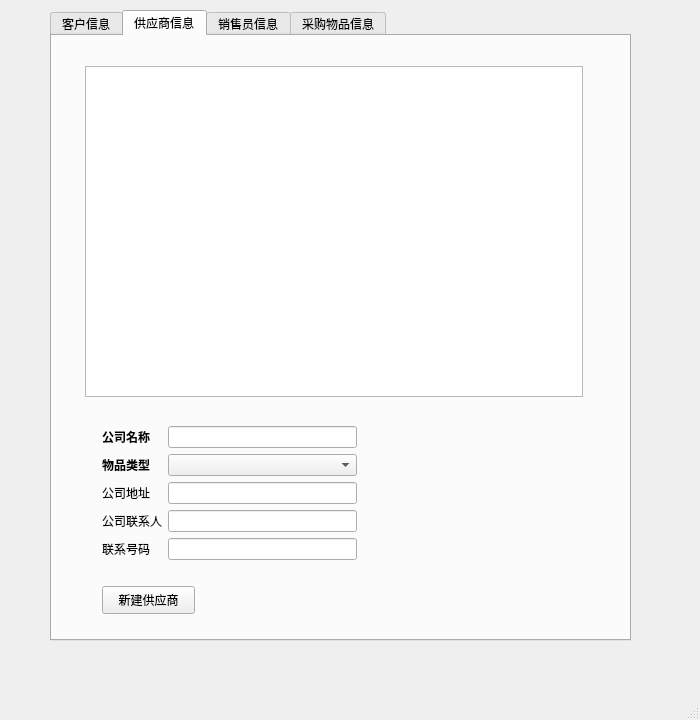
<?xml version="1.0" encoding="UTF-8"?>
<ui version="4.0">
 <class>MainWindow</class>
 <widget class="QMainWindow" name="MainWindow">
  <property name="geometry">
   <rect>
    <x>0</x>
    <y>0</y>
    <width>700</width>
    <height>720</height>
   </rect>
  </property>
  <property name="windowTitle">
   <string>基本信息</string>
  </property>
  <widget class="QWidget" name="centralwidget">
   <widget class="QTabWidget" name="tabWidget">
    <property name="geometry">
     <rect>
      <x>50</x>
      <y>10</y>
      <width>581</width>
      <height>631</height>
     </rect>
    </property>
    <property name="currentIndex">
     <number>1</number>
    </property>
    <widget class="QWidget" name="tab">
     <attribute name="title">
      <string>客户信息</string>
     </attribute>
     <widget class="QPushButton" name="addCustomerButton">
      <property name="geometry">
       <rect>
        <x>40</x>
        <y>540</y>
        <width>93</width>
        <height>28</height>
       </rect>
      </property>
      <property name="text">
       <string>新建客户</string>
      </property>
     </widget>
     <widget class="QWidget" name="layoutWidget">
      <property name="geometry">
       <rect>
        <x>40</x>
        <y>330</y>
        <width>255</width>
        <height>172</height>
       </rect>
      </property>
      <layout class="QFormLayout" name="formLayout">
       <property name="topMargin">
        <number>10</number>
       </property>
       <item row="0" column="0">
        <widget class="QLabel" name="Label">
         <property name="font">
          <font>
           <weight>75</weight>
           <bold>true</bold>
          </font>
         </property>
         <property name="text">
          <string>公司名称</string>
         </property>
        </widget>
       </item>
       <item row="0" column="1">
        <widget class="QLineEdit" name="companyLineEdit"/>
       </item>
       <item row="1" column="0">
        <widget class="QLabel" name="Label_7">
         <property name="text">
          <string>行业</string>
         </property>
        </widget>
       </item>
       <item row="1" column="1">
        <widget class="QLineEdit" name="industryLineEdit"/>
       </item>
       <item row="2" column="0">
        <widget class="QLabel" name="Label_8">
         <property name="text">
          <string>地区</string>
         </property>
        </widget>
       </item>
       <item row="2" column="1">
        <widget class="QLineEdit" name="directionLineEdit"/>
       </item>
       <item row="3" column="0">
        <widget class="QLabel" name="Label_2">
         <property name="text">
          <string>详细地址</string>
         </property>
        </widget>
       </item>
       <item row="3" column="1">
        <widget class="QLineEdit" name="addressLineEdit"/>
       </item>
       <item row="4" column="0">
        <widget class="QLabel" name="Label_3">
         <property name="text">
          <string>公司联系人</string>
         </property>
        </widget>
       </item>
       <item row="4" column="1">
        <widget class="QLineEdit" name="linkmanLineEdit"/>
       </item>
       <item row="5" column="0">
        <widget class="QLabel" name="Label_4">
         <property name="text">
          <string>联系方式</string>
         </property>
        </widget>
       </item>
       <item row="5" column="1">
        <widget class="QLineEdit" name="phoneLineEdit"/>
       </item>
      </layout>
     </widget>
     <widget class="QWidget" name="layoutWidget">
      <property name="geometry">
       <rect>
        <x>10</x>
        <y>20</y>
        <width>461</width>
        <height>291</height>
       </rect>
      </property>
      <layout class="QHBoxLayout" name="horizontalLayout">
       <property name="leftMargin">
        <number>10</number>
       </property>
       <property name="topMargin">
        <number>10</number>
       </property>
       <item>
        <widget class="QLabel" name="label">
         <property name="text">
          <string/>
         </property>
        </widget>
       </item>
       <item>
        <widget class="QTableView" name="customerTableView">
         <attribute name="horizontalHeaderCascadingSectionResizes">
          <bool>true</bool>
         </attribute>
         <attribute name="horizontalHeaderShowSortIndicator" stdset="0">
          <bool>true</bool>
         </attribute>
         <attribute name="horizontalHeaderStretchLastSection">
          <bool>true</bool>
         </attribute>
         <attribute name="verticalHeaderVisible">
          <bool>false</bool>
         </attribute>
        </widget>
       </item>
      </layout>
     </widget>
    </widget>
    <widget class="QWidget" name="tab_2">
     <attribute name="title">
      <string>供应商信息</string>
     </attribute>
     <widget class="QPushButton" name="addSupplyButton">
      <property name="geometry">
       <rect>
        <x>50</x>
        <y>550</y>
        <width>93</width>
        <height>28</height>
       </rect>
      </property>
      <property name="text">
       <string>新建供应商</string>
      </property>
     </widget>
     <widget class="QWidget" name="layoutWidget">
      <property name="geometry">
       <rect>
        <x>50</x>
        <y>390</y>
        <width>255</width>
        <height>135</height>
       </rect>
      </property>
      <layout class="QFormLayout" name="formLayout_2">
       <item row="0" column="0">
        <widget class="QLabel" name="Label_5">
         <property name="font">
          <font>
           <weight>75</weight>
           <bold>true</bold>
          </font>
         </property>
         <property name="text">
          <string>公司名称</string>
         </property>
        </widget>
       </item>
       <item row="0" column="1">
        <widget class="QLineEdit" name="supplyLineEdit"/>
       </item>
       <item row="2" column="0">
        <widget class="QLabel" name="Label_9">
         <property name="text">
          <string>公司地址</string>
         </property>
        </widget>
       </item>
       <item row="2" column="1">
        <widget class="QLineEdit" name="supplyAddrLineEdit"/>
       </item>
       <item row="3" column="0">
        <widget class="QLabel" name="Label_10">
         <property name="text">
          <string>公司联系人</string>
         </property>
        </widget>
       </item>
       <item row="3" column="1">
        <widget class="QLineEdit" name="supplyLinkmanLineEdit"/>
       </item>
       <item row="4" column="0">
        <widget class="QLabel" name="Label_6">
         <property name="text">
          <string>联系号码</string>
         </property>
        </widget>
       </item>
       <item row="4" column="1">
        <widget class="QLineEdit" name="supplyPhoneLineEdit"/>
       </item>
       <item row="1" column="0">
        <widget class="QLabel" name="supplyTypeLabel">
         <property name="font">
          <font>
           <weight>75</weight>
           <bold>true</bold>
          </font>
         </property>
         <property name="text">
          <string>物品类型</string>
         </property>
        </widget>
       </item>
       <item row="1" column="1">
        <widget class="MultiComboBox" name="itemComboBox"/>
       </item>
      </layout>
     </widget>
     <widget class="QWidget" name="layoutWidget">
      <property name="geometry">
       <rect>
        <x>10</x>
        <y>20</y>
        <width>521</width>
        <height>341</height>
       </rect>
      </property>
      <layout class="QHBoxLayout" name="horizontalLayout_2">
       <property name="leftMargin">
        <number>10</number>
       </property>
       <property name="topMargin">
        <number>10</number>
       </property>
       <item>
        <widget class="QLabel" name="label_2">
         <property name="text">
          <string/>
         </property>
        </widget>
       </item>
       <item>
        <widget class="QTableView" name="supplyTableView">
         <attribute name="horizontalHeaderCascadingSectionResizes">
          <bool>true</bool>
         </attribute>
         <attribute name="horizontalHeaderShowSortIndicator" stdset="0">
          <bool>true</bool>
         </attribute>
         <attribute name="horizontalHeaderStretchLastSection">
          <bool>true</bool>
         </attribute>
         <attribute name="verticalHeaderVisible">
          <bool>false</bool>
         </attribute>
        </widget>
       </item>
      </layout>
     </widget>
    </widget>
    <widget class="QWidget" name="tab_3">
     <attribute name="title">
      <string>销售员信息</string>
     </attribute>
     <widget class="QPushButton" name="addSalerButton">
      <property name="geometry">
       <rect>
        <x>40</x>
        <y>520</y>
        <width>93</width>
        <height>28</height>
       </rect>
      </property>
      <property name="text">
       <string>新建销售员</string>
      </property>
     </widget>
     <widget class="QWidget" name="layoutWidget">
      <property name="geometry">
       <rect>
        <x>40</x>
        <y>420</y>
        <width>240</width>
        <height>60</height>
       </rect>
      </property>
      <layout class="QFormLayout" name="formLayout_3">
       <property name="leftMargin">
        <number>10</number>
       </property>
       <property name="topMargin">
        <number>0</number>
       </property>
       <item row="0" column="0">
        <widget class="QLabel" name="Label_12">
         <property name="font">
          <font>
           <weight>75</weight>
           <bold>true</bold>
          </font>
         </property>
         <property name="text">
          <string>销售员</string>
         </property>
        </widget>
       </item>
       <item row="0" column="1">
        <widget class="QLineEdit" name="salerLineEdit"/>
       </item>
       <item row="1" column="0">
        <widget class="QLabel" name="Label_11">
         <property name="text">
          <string>联系方式</string>
         </property>
        </widget>
       </item>
       <item row="1" column="1">
        <widget class="QLineEdit" name="salerPhoneLineEdit"/>
       </item>
      </layout>
     </widget>
     <widget class="QWidget" name="layoutWidget">
      <property name="geometry">
       <rect>
        <x>10</x>
        <y>30</y>
        <width>421</width>
        <height>371</height>
       </rect>
      </property>
      <layout class="QHBoxLayout" name="horizontalLayout_3">
       <property name="leftMargin">
        <number>10</number>
       </property>
       <property name="topMargin">
        <number>20</number>
       </property>
       <item>
        <widget class="QLabel" name="label_3">
         <property name="text">
          <string/>
         </property>
        </widget>
       </item>
       <item>
        <widget class="QTableView" name="salerTableView">
         <attribute name="horizontalHeaderCascadingSectionResizes">
          <bool>true</bool>
         </attribute>
         <attribute name="horizontalHeaderShowSortIndicator" stdset="0">
          <bool>true</bool>
         </attribute>
         <attribute name="horizontalHeaderStretchLastSection">
          <bool>true</bool>
         </attribute>
         <attribute name="verticalHeaderVisible">
          <bool>false</bool>
         </attribute>
        </widget>
       </item>
      </layout>
     </widget>
    </widget>
    <widget class="QWidget" name="tab_4">
     <attribute name="title">
      <string>采购物品信息</string>
     </attribute>
     <widget class="QPushButton" name="addItemButton">
      <property name="geometry">
       <rect>
        <x>30</x>
        <y>510</y>
        <width>93</width>
        <height>28</height>
       </rect>
      </property>
      <property name="text">
       <string>新建物品</string>
      </property>
     </widget>
     <widget class="QWidget" name="layoutWidget">
      <property name="geometry">
       <rect>
        <x>30</x>
        <y>400</y>
        <width>240</width>
        <height>79</height>
       </rect>
      </property>
      <layout class="QFormLayout" name="formLayout_4">
       <item row="0" column="0">
        <widget class="QLabel" name="Label_14">
         <property name="font">
          <font>
           <weight>75</weight>
           <bold>true</bold>
          </font>
         </property>
         <property name="text">
          <string>物品名称</string>
         </property>
        </widget>
       </item>
       <item row="0" column="1">
        <widget class="QLineEdit" name="itemNameLineEdit"/>
       </item>
       <item row="1" column="0">
        <widget class="QLabel" name="Label_13">
         <property name="text">
          <string>物品规格</string>
         </property>
        </widget>
       </item>
       <item row="1" column="1">
        <widget class="QLineEdit" name="itemSpecLineEdit"/>
       </item>
      </layout>
     </widget>
     <widget class="QWidget" name="layoutWidget">
      <property name="geometry">
       <rect>
        <x>10</x>
        <y>20</y>
        <width>331</width>
        <height>361</height>
       </rect>
      </property>
      <layout class="QHBoxLayout" name="horizontalLayout_4">
       <property name="leftMargin">
        <number>10</number>
       </property>
       <property name="topMargin">
        <number>10</number>
       </property>
       <item>
        <widget class="QLabel" name="label_4">
         <property name="text">
          <string/>
         </property>
        </widget>
       </item>
       <item>
        <widget class="QTableView" name="itemTableView">
         <attribute name="horizontalHeaderCascadingSectionResizes">
          <bool>true</bool>
         </attribute>
         <attribute name="horizontalHeaderShowSortIndicator" stdset="0">
          <bool>true</bool>
         </attribute>
         <attribute name="horizontalHeaderStretchLastSection">
          <bool>true</bool>
         </attribute>
         <attribute name="verticalHeaderVisible">
          <bool>false</bool>
         </attribute>
        </widget>
       </item>
      </layout>
     </widget>
    </widget>
   </widget>
  </widget>
  <widget class="QMenuBar" name="menubar">
   <property name="geometry">
    <rect>
     <x>0</x>
     <y>0</y>
     <width>700</width>
     <height>26</height>
    </rect>
   </property>
  </widget>
  <widget class="QStatusBar" name="baseInfoStatusbar"/>
 </widget>
 <customwidgets>
  <customwidget>
   <class>MultiComboBox</class>
   <extends>QComboBox</extends>
   <header>widgets/checkedCombox.py</header>
  </customwidget>
 </customwidgets>
 <resources/>
 <connections/>
</ui>
